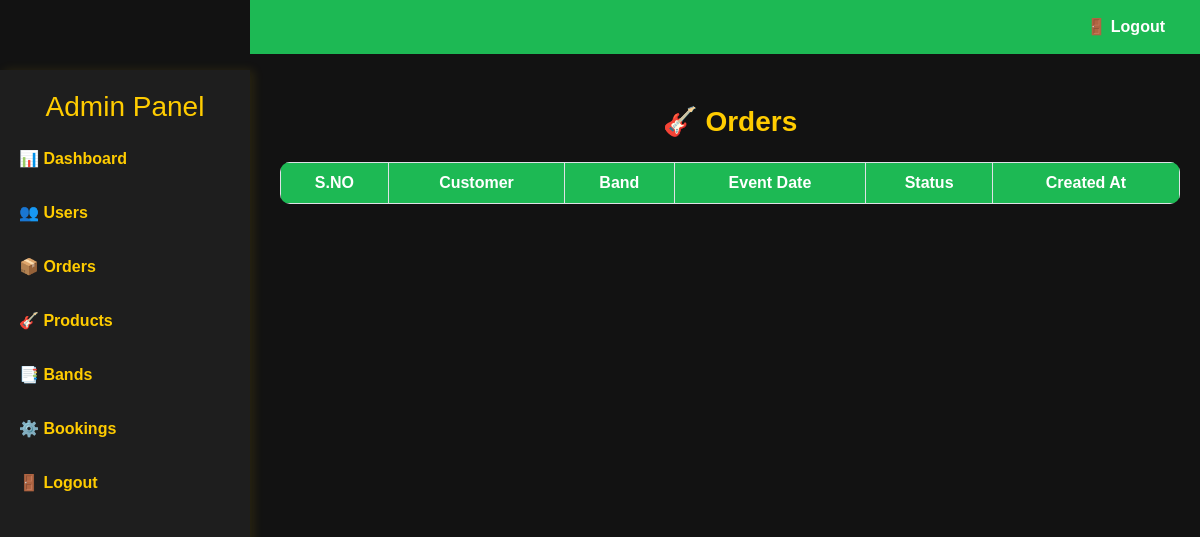
The app's page /bookings/, older data.
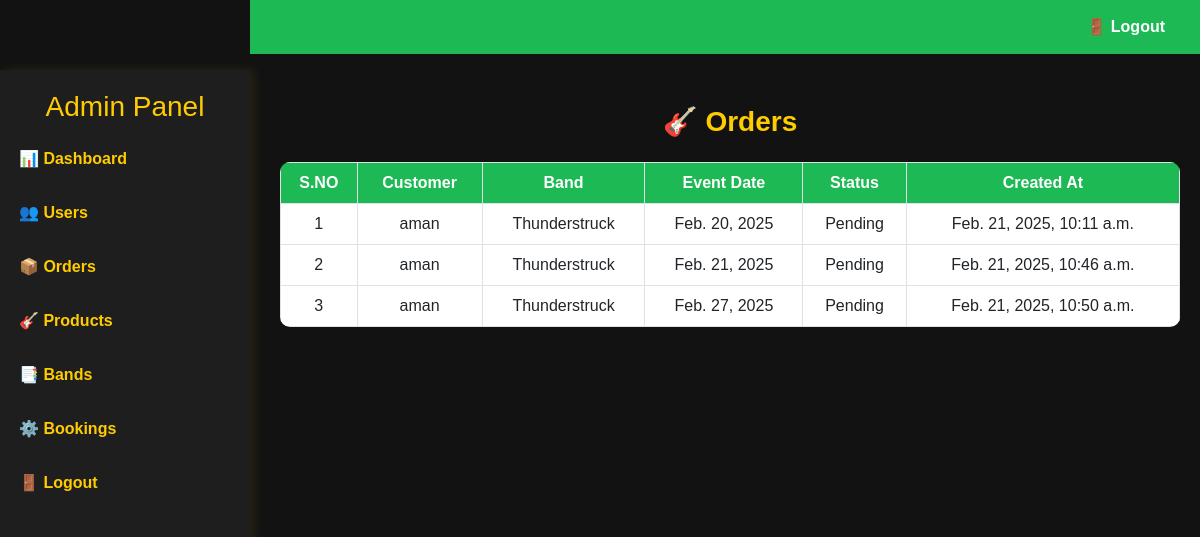
The same page, newer data.
### app/models.py (models this page shows, shortened)
class Booking(models.Model):
    customer = models.ForeignKey(Customer, on_delete=models.CASCADE, related_name="bookings", null=True, blank=True)
    band = models.ForeignKey(BandTeam, on_delete=models.CASCADE, related_name="bookings")
    event_date = models.DateField()
    status = models.CharField(
        max_length=20,
        choices=[("Pending", "Pending"), ("Confirmed", "Confirmed")],
        default="Pending"
    )
    payment_id = models.CharField(max_length=100, blank=True, null=True)  # Store Razorpay payment ID
    created_at = models.DateTimeField(auto_now_add=True)

class Customer(models.Model):
    name = models.CharField(max_length=100)
    email = models.EmailField(unique=True)
    phone = models.PositiveBigIntegerField()
    password = models.CharField(max_length=255)
    location = models.CharField(max_length=255)

class BandTeam(models.Model):
    staf = models.ForeignKey(Staf, on_delete=models.CASCADE, related_name="bands")
    name = models.CharField(max_length=100)
    genre = models.CharField(max_length=100)
    description = models.TextField()
    image = models.ImageField(upload_to="bands/")

### app/views.py (the view)
# urls.py: path('bookings/',views.bookings,name='bookings'),
def bookings(request):
    bkngs=Booking.objects.all()
    return render(request,'admin/bookings.html',{'bkngs':bkngs})

### app/models.py (called while the page is built)
    def __str__(self):
        return self.name

    def __str__(self):
        return self.name

### templates/admin/bookings.html (shortened to what this page needs)
<!DOCTYPE html>
<html lang="en">
<head>
    <link rel="stylesheet" href="https://cdn.jsdelivr.net/npm/bootstrap@5.3.0/dist/css/bootstrap.min.css">
</head>
<body>
    <div class="sidebar">
        <h3>Admin Panel</h3>
        <a href="../adminhome">📊 Dashboard</a>
        <a href="../users">👥 Users</a>
        <a href="../orders">📦 Orders</a>
        <a href="../products">🎸 Products</a>
        <a href="../bands">📑 Bands</a>
        <a href="../settings">⚙️ Bookings</a>
        <a href="../logout">🚪 Logout</a>
    </div>
    <div class="top-navbar">
        <a href="../logout">🚪 Logout</a>
    </div>
    <div class="content">
        <h2 class="heading">🎸 Orders</h2>
        <table class="table table-bordered text-center">
            <thead>
                <tr>
                    <th>S.NO</th>
                    <th>Customer</th>
                    <th>Band</th>
                    <th>Event Date</th>
                    <th>Status</th>
                    <th>Created At</th>
                </tr>
            </thead>
            <tbody>
                {% for b in bkngs %}
                <tr>
                    <td>{{ forloop.counter }}</td>
                    <td>{{ b.customer }}</td>
                    <td>{{ b.band }}</td>
                    <td>{{ b.event_date }}</td>
                    <td>{{ b.status }}</td>
                    <td>{{ b.created_at }}</td>
                </tr>
                {% endfor %}
            </tbody>
        </table>
    </div>
</body>
</html>

### templates/admin/bookings.html (style rules this page uses)
body { background-color: #121212; color: #fff; font-family: 'Arial', sans-serif; }
.sidebar { width: 250px; height: 100vh; position: fixed; background: #1e1e1e; padding-top: 20px; box-shadow: 4px 0 10px rgba(255, 204, 0, 0.1); }
.sidebar h3 { text-align: center; color: #ffcc00; }
.sidebar a { display: block; color: #ffcc00; padding: 15px; text-decoration: none; font-weight: bold; transition: 0.3s; border-left: 4px solid transparent; }
.top-navbar { background: #1db954; padding: 15px; position: fixed; width: calc(100% - 250px); left: 250px; top: 0; z-index: 1000; }
.top-navbar a { color: white; font-weight: bold; text-decoration: none; float: right; margin-right: 20px; }
.content { margin-left: 260px; margin-top: 70px; padding: 20px; }
.heading { text-align: center; font-size: 28px; font-weight: bold; color: #ffcc00; padding: 15px; }
.table { background-color: #1e1e1e; color: #ffcc00; border-radius: 10px; overflow: hidden; }
.table th { background: #1db954; color: white; text-align: center; }
.table tbody tr { transition: all 0.3s; }

Row changes from the older to the newer data that the page shows:
added Booking: customer "aman", band "Thunderstruck", event_date "Feb. 20, 2025", status "Pending", created_at "Feb. 21, 2025, 10:11 a.m."
added Booking: customer "aman", band "Thunderstruck", event_date "Feb. 21, 2025", status "Pending", created_at "Feb. 21, 2025, 10:46 a.m."
added Booking: customer "aman", band "Thunderstruck", event_date "Feb. 27, 2025", status "Pending", created_at "Feb. 21, 2025, 10:50 a.m."
